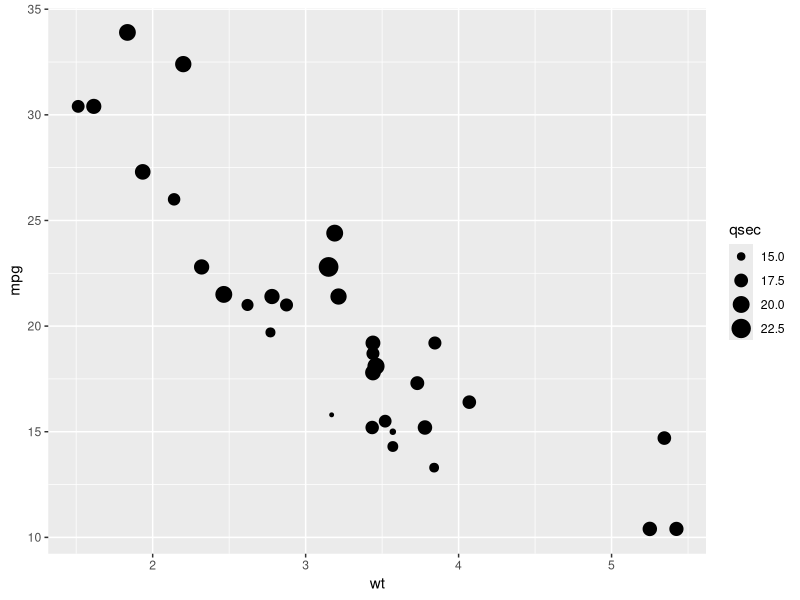
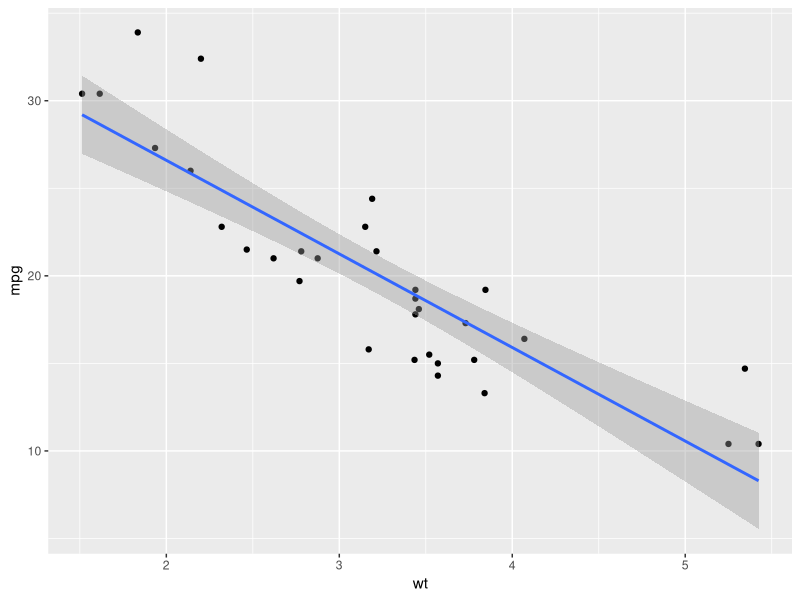

Recreate these plots in R, in order.
library(dplyr)
library(ggplot2)
ggplot(data = mtcars, mapping = aes(x = wt, y = mpg)) +
  geom_point(aes(size = qsec))
# Ví dụ vẽ nhiều biểu đồ trên cúng 1 nền cơ sở
ggplot(data = mtcars, mapping = aes(x = wt, y = mpg)) +
  geom_point() +
  geom_smooth(method="lm")